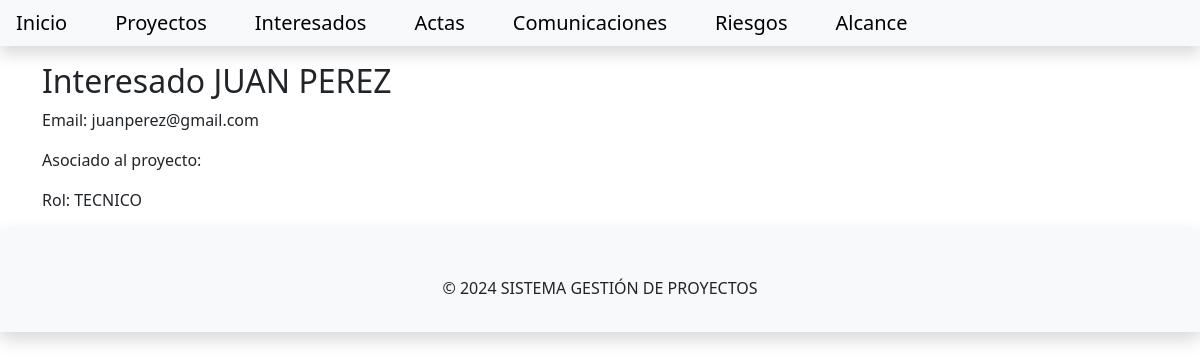
Screenshot of /gestionproyectos/interesado/juanperez/ with the database file from the repository.
### gestionproyecto/models.py (models this page shows, shortened)
class Persona(models.Model):
    nombre = models.CharField(max_length=100)
    apellido = models.CharField(max_length=100)
    email = models.EmailField()
    slug = models.SlugField(unique=True, max_length=200, blank=True)
    class Meta:
        abstract = True

class Interesado(Persona):
    rol = models.CharField(max_length=100)

### gestionproyecto/views.py (the view)
# urls.py: path('interesado/<slug:slug>/', views.InteresadoView.as_view(), name='interesado_view'),
class InteresadoView(generic.DetailView):
    model = Interesado
    template_name = 'gestionproyectos/interesado.html'

### templates/gestionproyectos/interesado.html
{% extends 'gestionproyectos/base.html' %}
{% block content %}
<div class="container">
<div class="title mt-3">
<div class="card-title">
    <h2> Interesado {{ interesado.nombre }} {{ interesado.apellido }}</h2>
</div>
<div class="card-body">
    <div class="card-text">
        <p>Email: {{ interesado.email }}</p>
        <p>Asociado al proyecto: {{ interesado.proyecto.nombre }}</p>
        <p>Rol: {{ interesado.rol }}</p>
    </div>
</div>
</div>
</div>
{% endblock content %}

### rows the page displays
Interesado: nombre "JUAN", apellido "PEREZ", email "juanperez@gmail.com", rol "TECNICO"
